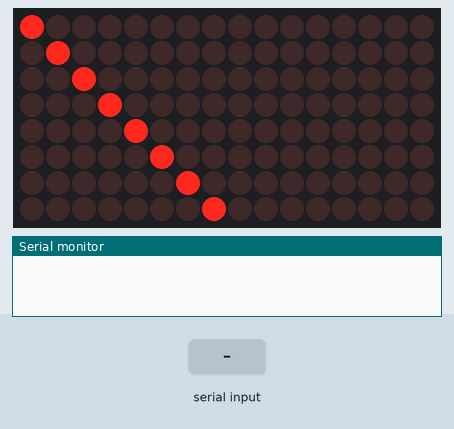
A sketch run on a simulated Arduino Uno, built with avr-gcc and run on an emulated ATmega328P. On the bench: 16×8 LED matrix, the last lines printed to the serial monitor. The inputs (shaded band) are chosen by the test bench.

Above: at 0.1 s.
At 3.2 s:
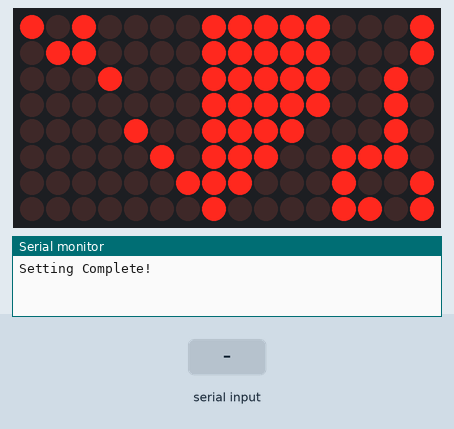
3.3 s: "5\n" received over Serial
At 4.7 s:
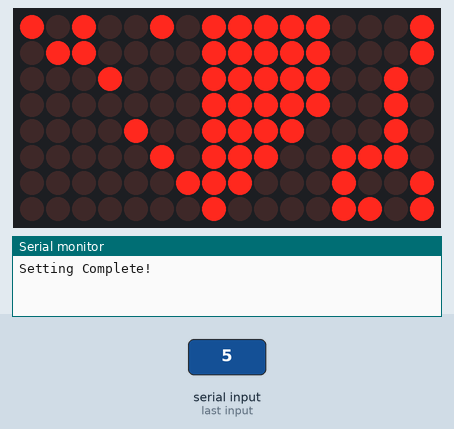
Timing chart, 0 to 6.3 s (numbered marks = the images above; inputs shaded):
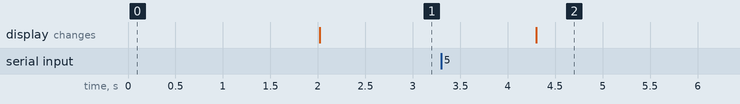

The sketch:

TestCode003.ino
```cpp
#include "MaxMatrix.h"

#define DIN 11
#define CS  10
#define CLK 9
#define DEVICE_NUMBER 2

MaxMatrix ledController(DIN, CS, CLK, DEVICE_NUMBER);

void setup() {
    // 初始設定
    ledController.init();
    // 設定亮度
    ledController.setIntensity(0);
    // 測試
    for (byte i = 0; i < 8; i++) {
        ledController.setDot(i, i, true);
    }
    delay(2000);
    // 清除畫面
    ledController.clear();
    Serial.begin(9600);
    Serial.println("Setting Complete!");
    ledController.setColumn(0, 1);
    ledController.setColumn(1, 2);
    ledController.setColumn(2, 3);
    ledController.setColumn(3, 4);
    ledController.setColumn(4, 16);
    ledController.setColumn(5, 32);
    ledController.setColumn(6, 64);
    ledController.setColumn(7, 255);
    ledController.setColumn(8, 127);
    ledController.setColumn(9, 63);
    ledController.setColumn(10, 31);
    ledController.setColumn(11, 15);
    ledController.setColumn(12, B11100000);
    ledController.setColumn(13, B10100000);
    ledController.setColumn(14, B00111100);
    ledController.setColumn(15, B11000011);
}

void loop() {
    if (Serial.available() > 0) {
        byte x = Serial.parseInt();
        byte y = Serial.parseInt();
        ledController.setDot(x, y, true);
    }
}
```

Measured:
- after the input at 3.3 s, the display: changes after 1.0 s (image 2)
